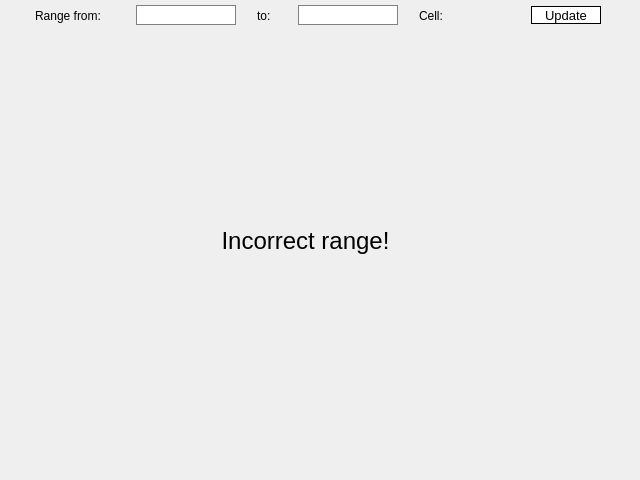
<?xml version="1.0" encoding="UTF-8"?>
<ui version="4.0">
 <class>Plot</class>
 <widget class="QWidget" name="Plot">
  <property name="geometry">
   <rect>
    <x>0</x>
    <y>0</y>
    <width>640</width>
    <height>480</height>
   </rect>
  </property>
  <property name="windowTitle">
   <string>Plot</string>
  </property>
  <property name="styleSheet">
   <string notr="true">MainWindow {
	border-radius:0;
}

QPushButton {
	border-radius:0;
	background-color:white;
}

QPushButton::hover {
	background-color:rgb(245, 245, 245);
}

QPushButton::pressed {
	background-color:rgb(219, 229, 243);
}

QLineEdit {
	border-radius:0; 
	border:1px solid grey; 
}

QLineEdit::disabled {
	background-color:transparent; 	
}</string>
  </property>
  <widget class="QWidget" name="horizontalLayoutWidget">
   <property name="geometry">
    <rect>
     <x>0</x>
     <y>0</y>
     <width>641</width>
     <height>31</height>
    </rect>
   </property>
   <layout class="QHBoxLayout" name="horizontalLayout">
    <property name="spacing">
     <number>6</number>
    </property>
    <item>
     <spacer name="horizontalSpacer">
      <property name="orientation">
       <enum>Qt::Horizontal</enum>
      </property>
      <property name="sizeType">
       <enum>QSizePolicy::Preferred</enum>
      </property>
      <property name="sizeHint" stdset="0">
       <size>
        <width>20</width>
        <height>20</height>
       </size>
      </property>
     </spacer>
    </item>
    <item>
     <widget class="QLabel" name="label">
      <property name="minimumSize">
       <size>
        <width>80</width>
        <height>30</height>
       </size>
      </property>
      <property name="maximumSize">
       <size>
        <width>80</width>
        <height>16777215</height>
       </size>
      </property>
      <property name="text">
       <string>Range from:</string>
      </property>
     </widget>
    </item>
    <item>
     <widget class="QLineEdit" name="rangeFrom">
      <property name="minimumSize">
       <size>
        <width>100</width>
        <height>0</height>
       </size>
      </property>
      <property name="maximumSize">
       <size>
        <width>100</width>
        <height>20</height>
       </size>
      </property>
      <property name="focusPolicy">
       <enum>Qt::ClickFocus</enum>
      </property>
      <property name="alignment">
       <set>Qt::AlignRight|Qt::AlignTrailing|Qt::AlignVCenter</set>
      </property>
     </widget>
    </item>
    <item>
     <widget class="QLabel" name="label_2">
      <property name="minimumSize">
       <size>
        <width>20</width>
        <height>0</height>
       </size>
      </property>
      <property name="maximumSize">
       <size>
        <width>20</width>
        <height>16777215</height>
       </size>
      </property>
      <property name="text">
       <string>to:</string>
      </property>
     </widget>
    </item>
    <item>
     <widget class="QLineEdit" name="rangeTo">
      <property name="minimumSize">
       <size>
        <width>100</width>
        <height>0</height>
       </size>
      </property>
      <property name="maximumSize">
       <size>
        <width>100</width>
        <height>20</height>
       </size>
      </property>
      <property name="focusPolicy">
       <enum>Qt::ClickFocus</enum>
      </property>
      <property name="alignment">
       <set>Qt::AlignRight|Qt::AlignTrailing|Qt::AlignVCenter</set>
      </property>
     </widget>
    </item>
    <item>
     <widget class="QLabel" name="label_4">
      <property name="minimumSize">
       <size>
        <width>30</width>
        <height>0</height>
       </size>
      </property>
      <property name="maximumSize">
       <size>
        <width>30</width>
        <height>16777215</height>
       </size>
      </property>
      <property name="text">
       <string>Cell: </string>
      </property>
     </widget>
    </item>
    <item>
     <widget class="QLabel" name="labelCell">
      <property name="minimumSize">
       <size>
        <width>40</width>
        <height>0</height>
       </size>
      </property>
      <property name="maximumSize">
       <size>
        <width>40</width>
        <height>16777215</height>
       </size>
      </property>
      <property name="text">
       <string/>
      </property>
     </widget>
    </item>
    <item>
     <widget class="QPushButton" name="updatePlot">
      <property name="minimumSize">
       <size>
        <width>70</width>
        <height>18</height>
       </size>
      </property>
      <property name="maximumSize">
       <size>
        <width>70</width>
        <height>18</height>
       </size>
      </property>
      <property name="font">
       <font>
        <pointsize>10</pointsize>
       </font>
      </property>
      <property name="styleSheet">
       <string notr="true">QPushButton{
	border:1 solid black;
}</string>
      </property>
      <property name="text">
       <string>Update</string>
      </property>
     </widget>
    </item>
    <item>
     <spacer name="horizontalSpacer_2">
      <property name="orientation">
       <enum>Qt::Horizontal</enum>
      </property>
      <property name="sizeType">
       <enum>QSizePolicy::Preferred</enum>
      </property>
      <property name="sizeHint" stdset="0">
       <size>
        <width>20</width>
        <height>20</height>
       </size>
      </property>
     </spacer>
    </item>
   </layout>
  </widget>
  <widget class="QLabel" name="IncorrectRange">
   <property name="enabled">
    <bool>true</bool>
   </property>
   <property name="geometry">
    <rect>
     <x>170</x>
     <y>220</y>
     <width>271</width>
     <height>41</height>
    </rect>
   </property>
   <property name="font">
    <font>
     <pointsize>18</pointsize>
    </font>
   </property>
   <property name="text">
    <string>Incorrect range!</string>
   </property>
   <property name="alignment">
    <set>Qt::AlignCenter</set>
   </property>
  </widget>
 </widget>
 <resources/>
 <connections/>
</ui>
